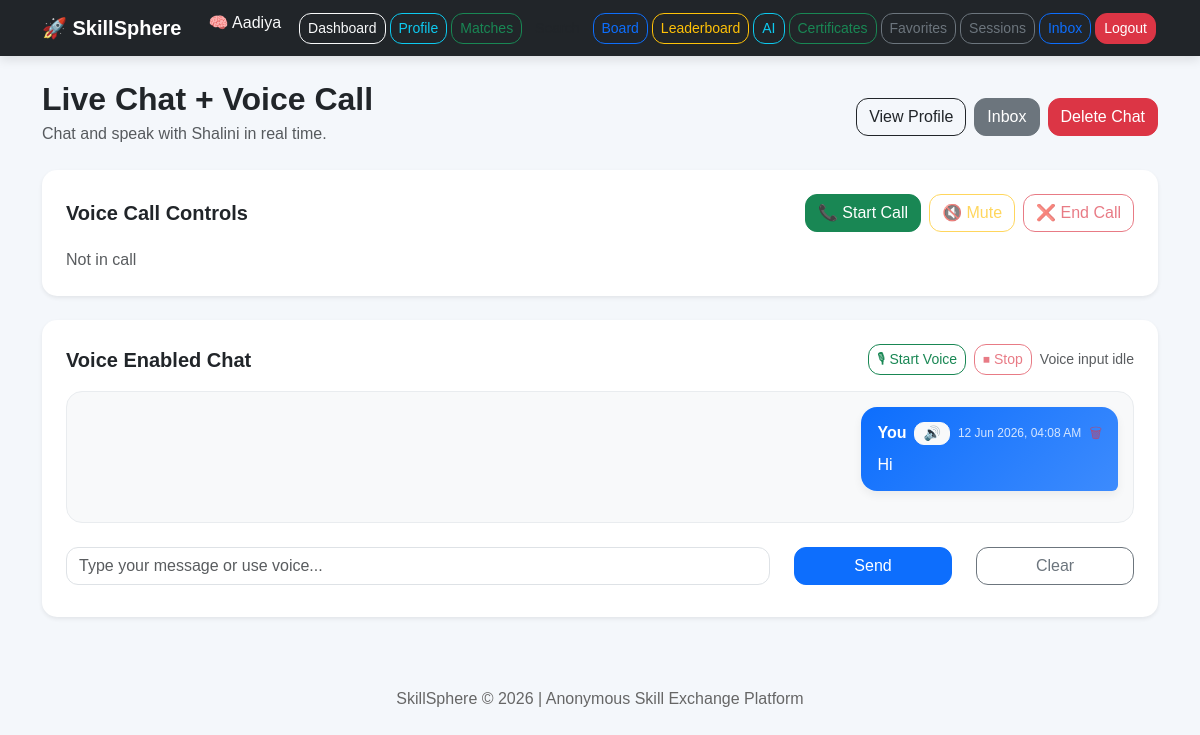
The app's page /chat/2 (signed in) with its own data.
### app.py (models this page shows)
class User(UserMixin, db.Model):
    id = db.Column(db.Integer, primary_key=True)
    anonymous_name = db.Column(db.String(100), unique=True, nullable=False)
    email = db.Column(db.String(120), unique=True, nullable=False)
    password = db.Column(db.String(255), nullable=False)
    skills_offered = db.Column(db.Text, nullable=True)
    skills_wanted = db.Column(db.Text, nullable=True)
    rating = db.Column(db.Float, default=0.0)
    completed_exchanges = db.Column(db.Integer, default=0)
    trust_score = db.Column(db.Integer, default=50)
    is_admin = db.Column(db.Boolean, default=False)
    avatar = db.Column(db.String(50), default='🧠')
    bio = db.Column(db.String(250), default='')
    badge = db.Column(db.String(100), default='New Explorer')

class Message(db.Model):
    id = db.Column(db.Integer, primary_key=True)
    sender_id = db.Column(db.Integer, db.ForeignKey('user.id'), nullable=False)
    receiver_id = db.Column(db.Integer, db.ForeignKey('user.id'), nullable=False)
    subject = db.Column(db.String(200), nullable=False)
    body = db.Column(db.Text, nullable=False)
    is_read = db.Column(db.Boolean, default=False)
    parent_id = db.Column(db.Integer, db.ForeignKey('message.id'), nullable=True)
    created_at = db.Column(db.DateTime, default=datetime.utcnow)
    sender = db.relationship('User', foreign_keys=[sender_id], backref='sent_messages')
    receiver = db.relationship('User', foreign_keys=[receiver_id], backref='received_messages')
    replies = db.relationship('Message', backref=db.backref('parent', remote_side=[id]), lazy=True)

### app.py (the view)
@app.route('/chat/<int:user_id>')
@login_required
def chat(user_id):
    other_user = User.query.get_or_404(user_id)
    if other_user.id == current_user.id:
        flash('You cannot chat with yourself.', 'warning')
        return redirect(url_for('dashboard'))
    room = get_chat_room(current_user.id, other_user.id)
    messages = Message.query.filter(
        (
            (Message.sender_id == current_user.id) &
            (Message.receiver_id == other_user.id)
        ) |
        (
            (Message.sender_id == other_user.id) &
            (Message.receiver_id == current_user.id)
        )
    ).order_by(Message.created_at.asc()).all()
    return render_template(
        'chat.html',
        other_user=other_user,
        room=room,
        messages=messages
    )

### app.py (called while the page is built)
@login_manager.user_loader
def load_user(user_id):
    return User.query.get(int(user_id))

def get_chat_room(user1_id, user2_id):
    smaller = min(user1_id, user2_id)
    larger = max(user1_id, user2_id)
    return f"chat_{smaller}_{larger}"

### templates/chat.html (shortened to what this page needs)
{% extends 'base.html' %}
{% block content %}
<div class="d-flex justify-content-between align-items-center flex-wrap mb-4">
    <div>
        <h2 class="fw-bold mb-1">Live Chat + Voice Call</h2>
        <p class="text-muted mb-0">Chat and speak with {{ other_user.anonymous_name }} in real time.</p>
    </div>
    <div class="mt-2 d-flex flex-wrap gap-2">
        <a href="{{ url_for('view_user', user_id=other_user.id) }}" class="btn btn-outline-dark">View Profile</a>
        <a href="{{ url_for('inbox') }}" class="btn btn-secondary">Inbox</a>
        <a href="{{ url_for('delete_chat', user_id=other_user.id) }}"
           class="btn btn-danger"
           onclick="return confirm('Are you sure you want to delete this entire chat?');">
           Delete Chat
        </a>
    </div>
</div>
<div class="card shadow-sm border-0 p-4 mb-4">
    <div class="d-flex justify-content-between align-items-center flex-wrap gap-2">
        <h5 class="mb-0">Voice Call Controls</h5>
        <div class="d-flex flex-wrap gap-2">
            <button type="button" id="call-btn" class="btn btn-success">📞 Start Call</button>
            <button type="button" id="mute-btn" class="btn btn-outline-warning" disabled>🔇 Mute</button>
            <button type="button" id="end-call-btn" class="btn btn-outline-danger" disabled>❌ End Call</button>
        </div>
    </div>
    <div class="mt-3">
        <span id="call-status" class="text-muted">Not in call</span>
    </div>
</div>
<div class="card shadow-sm border-0 p-4">
    <div class="d-flex justify-content-between align-items-center flex-wrap mb-3">
        <h5 class="mb-2 mb-md-0">Voice Enabled Chat</h5>
        <div class="d-flex flex-wrap gap-2 align-items-center">
            <button type="button" id="start-voice-btn" class="btn btn-outline-success btn-sm">🎙 Start Voice</button>
            <button type="button" id="stop-voice-btn" class="btn btn-outline-danger btn-sm" disabled>⏹ Stop</button>
            <span id="voice-status" class="text-muted small">Voice input idle</span>
        </div>
    </div>
    <div id="chat-box" class="conversation-box mb-4">
        {% if messages %}
            {% for msg in messages %}
                <div class="d-flex {% if msg.sender_id == current_user.id %}justify-content-end{% else %}justify-content-start{% endif %} mb-3">
                    <div class="message-bubble {% if msg.sender_id == current_user.id %}my-message{% else %}other-message{% endif %}">
                        <div class="d-flex justify-content-between align-items-center flex-wrap mb-2 gap-2">
                            <strong>
                                {% if msg.sender_id == current_user.id %}
                                    You
                                {% else %}
                                    {{ other_user.anonymous_name }}
                                {% endif %}
                            </strong>
                            <div class="d-flex align-items-center gap-2 flex-wrap">
                                <button
                                    type="button"
                                    class="btn btn-sm btn-light speak-btn"
                                    data-text="{{ msg.body | e }}">
                                    🔊
                                </button>
                                <small class="message-time">
                                    {{ msg.created_at.strftime('%d %b %Y, %I:%M %p') }}
                                </small>
                                {% if msg.sender_id == current_user.id %}
                                    <a href="{{ url_for('delete_message', message_id=msg.id) }}"
                                       class="text-danger text-decoration-none"
                                       style="font-size: 14px;"
                                       onclick="return confirm('Delete this message?');">
                                    </a>
                                {% endif %}
                            </div>
                        </div>
                        <p class="mb-0" style="white-space: pre-line;">{{ msg.body }}</p>
                    </div>
                </div>
            {% endfor %}
        {% else %}
            <div class="text-center py-4 text-muted" id="empty-chat-state">
                No messages yet. Start the conversation.
            </div>
        {% endif %}
    </div>
    <form id="chat-form">
        <div class="row">
            <div class="col-md-8 mb-2">
                <input type="text" id="message-input" class="form-control" placeholder="Type your message or use voice..." required>
            </div>
            <div class="col-md-2 mb-2">
                <button type="submit" class="btn btn-primary w-100">Send</button>
            </div>
            <div class="col-md-2 mb-2">
                <button type="button" id="clear-input-btn" class="btn btn-outline-secondary w-100">Clear</button>
            </div>
        </div>
    </form>
</div>
{% endblock %}

### templates/base.html (shortened to what this page needs)
<!DOCTYPE html>
<html lang="en">
<head>
    <link href="https://cdn.jsdelivr.net/npm/bootstrap@5.3.3/dist/css/bootstrap.min.css" rel="stylesheet">
    <link rel="stylesheet" href="{{ url_for('static', filename='style.css') }}">
</head>
<body>
<nav class="navbar navbar-expand-lg navbar-dark bg-dark">
    <div class="container d-flex justify-content-between">
        <a class="navbar-brand fw-bold" href="{{ url_for('index') }}">
            🚀 SkillSphere
        </a>
        <div class="d-flex flex-wrap justify-content-end">
            {% if current_user.is_authenticated %}
                <span class="text-light me-3">
                    {{ current_user.avatar }} {{ current_user.anonymous_name }}
                </span>
                <a class="btn btn-outline-light btn-sm nav-btn" href="{{ url_for('dashboard') }}">Dashboard</a>
                <a class="btn btn-outline-info btn-sm nav-btn" href="{{ url_for('profile') }}">Profile</a>
                <a class="btn btn-outline-success btn-sm nav-btn" href="{{ url_for('matches') }}">Matches</a>
                <a class="btn btn-outline-dark btn-sm nav-btn" href="{{ url_for('skill_search') }}">Search</a>
                <a class="btn btn-outline-primary btn-sm nav-btn" href="{{ url_for('board') }}">Board</a>
                <a class="btn btn-outline-warning btn-sm nav-btn" href="{{ url_for('leaderboard') }}">Leaderboard</a>
                <a class="btn btn-outline-info btn-sm nav-btn" href="{{ url_for('recommendations') }}">AI</a>
                <a class="btn btn-outline-success btn-sm nav-btn" href="{{ url_for('certificates') }}">Certificates</a>
                <a class="btn btn-outline-secondary btn-sm nav-btn" href="{{ url_for('favorites') }}">Favorites</a>
                <a class="btn btn-outline-secondary btn-sm nav-btn" href="{{ url_for('my_sessions') }}">Sessions</a>
                <a class="btn btn-outline-primary btn-sm nav-btn" href="{{ url_for('inbox') }}">Inbox</a>
                <a class="btn btn-danger btn-sm nav-btn" href="{{ url_for('logout') }}">Logout</a>
            {% else %}
                <a class="btn btn-outline-light btn-sm nav-btn" href="{{ url_for('login') }}">Login</a>
                <a class="btn btn-success btn-sm nav-btn" href="{{ url_for('register') }}">Register</a>
            {% endif %}
        </div>
    </div>
</nav>
<div class="container mt-4">
    {% block content %}{% endblock %}
</div>
<div class="footer">
    <p>SkillSphere © 2026 | Anonymous Skill Exchange Platform</p>
</div>
</body>
</html>

### static/style.css (style rules this page uses)
body { background: #f4f7fb; font-family: Arial, sans-serif; min-height: 100vh; }
h1, h2, h3, h4, h5 { font-weight: bold; }
.navbar { box-shadow: 0 4px 10px rgba(0, 0, 0, 0.1); }
.nav-btn { margin: 2px; }
.card { border-radius: 18px; border: none; box-shadow: 0 4px 12px rgba(0, 0, 0, 0.08); }
.form-control, .form-select, .btn { border-radius: 12px; }
.footer { margin-top: 50px; padding: 20px; text-align: center; color: #666; }
.conversation-box { max-height: 500px; overflow-y: auto; padding: 15px; background: #f8f9fa; border-radius: 16px; border: 1px solid #e9ecef; display: flex; flex-direction: column; gap: 12px; }
.message-bubble { max-width: 75%; padding: 14px 16px; border-radius: 16px; box-shadow: 0 4px 10px rgba(0, 0, 0, 0.06); word-wrap: break-word; }
.my-message { background: linear-gradient(135deg, #0d6efd, #3d8bfd); color: white; border-bottom-right-radius: 6px; text-align: left; }
.message-time { font-size: 12px; opacity: 0.8; }
#chat-form input, #chat-form button { border-radius: 12px; }
.message-bubble a { text-decoration: none; opacity: 0.6; }
.message-bubble a { opacity: 0.7; transition: 0.2s ease; }
.speak-btn { padding: 2px 8px; line-height: 1.2; border-radius: 10px; }
#call-status { font-weight: 500; }

### templates/base.html (style rules this page uses)
body { background-color: #f4f7fb; }
.navbar { box-shadow: 0 4px 10px rgba(0,0,0,0.1); }
.nav-btn { margin: 2px; }
.card { border-radius: 15px; box-shadow: 0 4px 12px rgba(0,0,0,0.08); }
.footer { margin-top: 50px; padding: 20px; text-align: center; color: #666; }

### records on screen
User: avatar "🧠", anonymous_name "Aadiya"
User: anonymous_name "Shalini"
Message: shows "You", created_at "12 Jun 2026, 04:08 AM", body "Hi"
